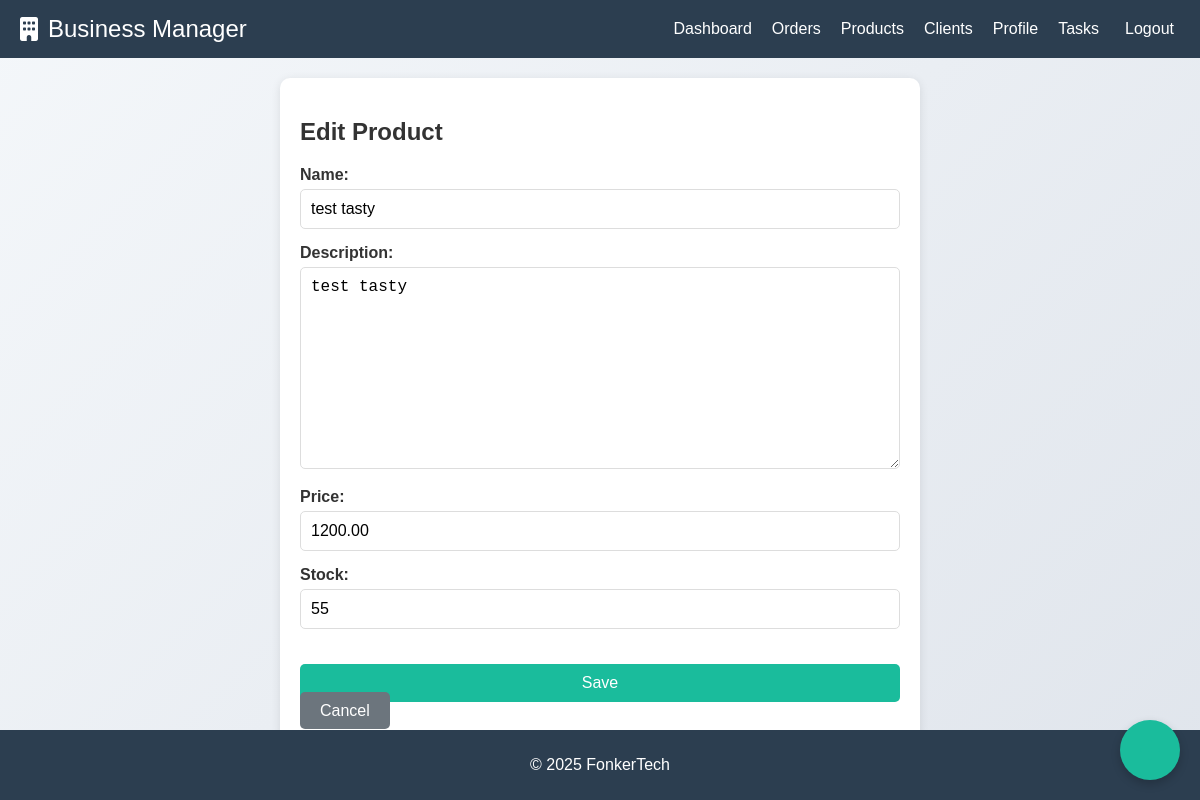
Screenshot of /products/1/update/ (signed in) with the database file from the repository.
### management/models.py (models this page shows, shortened)
class Product(models.Model):
    name = models.CharField(max_length=100)
    description = models.TextField()
    price = models.DecimalField(max_digits=10, decimal_places=2)
    stock = models.IntegerField()

### management/views.py (the view)
# urls.py: path('products/<int:pk>/update/', views.product_update, name='product_update'),
@login_required
def product_update(request, pk):
    product = get_object_or_404(Product, pk=pk)
    if request.method == 'POST':
        form = ProductForm(request.POST, instance=product)
        if form.is_valid():
            form.save()
            messages.success(request, 'Product updated successfully!')
            return redirect('product_list')
    else:
        form = ProductForm(instance=product)
    return render(request, 'management/product_form.html', {'form': form})

### management/forms.py
class ProductForm(forms.ModelForm):
    class Meta:
        model = Product
        fields = ['name', 'description', 'stock', 'price']

### management/templates/management/product_form.html (shortened to what this page needs)
{% extends "management/base.html" %}
{% block content %}
<div class="form-container">
    <h2>{% if form.instance.pk %}Edit Product{% else %}Create Product{% endif %}</h2>
    <form method="post">
        <div class="form-group">
            {{ form.name.label_tag }}
            {{ form.name }}
        </div>
        <div class="form-group">
            {{ form.description.label_tag }}
            {{ form.description }}
        </div>
        <div class="form-group">
            {{ form.price.label_tag }}
            {{ form.price }}
        </div>
        <div class="form-group">
            {{ form.stock.label_tag }}
            {{ form.stock }}
        </div>
        <button type="submit" class="btn btn-primary">Save</button>
        <a href="{% url 'product_list' %}" class="btn btn-secondary">Cancel</a>
    </form>
</div>
{% endblock %}

### management/static/management/css/styles.css (style rules this page uses)
body { margin: 0; font-family: 'Arial', sans-serif; background-color: #f4f7fa; color: #333; }
body { font-family: Arial, sans-serif; margin: 0; padding: 0; background: linear-gradient(135deg, #f4f7fa, #e0e5ec); color: #333; min-height: 100vh; }
.form-group { text-align: left; }
.form-group label { display: block; margin-bottom: 5px; font-weight: bold; color: #333; }
.form-group input { width: 100%; padding: 10px; border: 1px solid #ddd; border-radius: 5px; font-size: 16px; box-sizing: border-box; }
.btn { background-color: #1abc9c; color: #fff; border: none; padding: 10px 20px; border-radius: 5px; font-size: 16px; cursor: pointer; margin-top: 20px; width: 100%; }
a { color: #1abc9c; text-decoration: none; }
button, .logout-button { transition: background-color 0.3s ease, transform 0.3s ease; }
.form-container { max-width: 600px; margin: 0 auto; padding: 20px; background-color: #fff; border-radius: 10px; box-shadow: 0 2px 10px rgba(0, 0, 0, 0.1); }
.form-group { margin-bottom: 15px; }
.form-group input, .form-group select, .form-group textarea { width: 100%; padding: 10px; border: 1px solid #ddd; border-radius: 5px; font-size: 16px; box-sizing: border-box; }
.btn { background-color: #1abc9c; color: #fff; border: none; padding: 10px 20px; border-radius: 5px; font-size: 16px; cursor: pointer; margin-right: 10px; }
.btn-secondary { background-color: #6c757d; }

### rows the page displays
Product: name "test tasty", description "test tasty", price "1200.00", stock "55"
